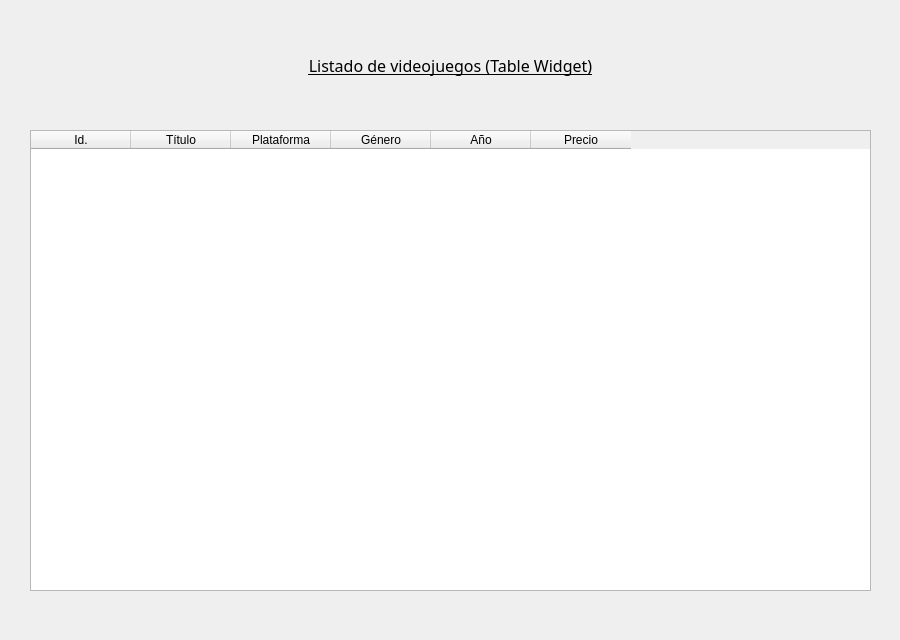
<?xml version="1.0" encoding="UTF-8"?>
<ui version="4.0">
 <class>Dialog</class>
 <widget class="QDialog" name="Dialog">
  <property name="geometry">
   <rect>
    <x>0</x>
    <y>0</y>
    <width>900</width>
    <height>640</height>
   </rect>
  </property>
  <property name="minimumSize">
   <size>
    <width>900</width>
    <height>640</height>
   </size>
  </property>
  <property name="maximumSize">
   <size>
    <width>900</width>
    <height>640</height>
   </size>
  </property>
  <property name="windowTitle">
   <string>Listado videojuegos</string>
  </property>
  <property name="sizeGripEnabled">
   <bool>false</bool>
  </property>
  <widget class="QLabel" name="lbl_listado">
   <property name="geometry">
    <rect>
     <x>30</x>
     <y>30</y>
     <width>841</width>
     <height>71</height>
    </rect>
   </property>
   <property name="font">
    <font>
     <family>Showcard Gothic</family>
     <pointsize>12</pointsize>
     <underline>true</underline>
    </font>
   </property>
   <property name="autoFillBackground">
    <bool>false</bool>
   </property>
   <property name="frameShape">
    <enum>QFrame::NoFrame</enum>
   </property>
   <property name="frameShadow">
    <enum>QFrame::Plain</enum>
   </property>
   <property name="text">
    <string>Listado de videojuegos (Table Widget)</string>
   </property>
   <property name="alignment">
    <set>Qt::AlignCenter</set>
   </property>
  </widget>
  <widget class="QTableWidget" name="tbl_listado">
   <property name="geometry">
    <rect>
     <x>30</x>
     <y>130</y>
     <width>841</width>
     <height>461</height>
    </rect>
   </property>
   <column>
    <property name="text">
     <string>Id.</string>
    </property>
   </column>
   <column>
    <property name="text">
     <string>Título</string>
    </property>
   </column>
   <column>
    <property name="text">
     <string>Plataforma</string>
    </property>
   </column>
   <column>
    <property name="text">
     <string>Género</string>
    </property>
   </column>
   <column>
    <property name="text">
     <string>Año</string>
    </property>
   </column>
   <column>
    <property name="text">
     <string>Precio</string>
    </property>
   </column>
  </widget>
  <widget class="QLabel" name="lbl_numero_juegos">
   <property name="geometry">
    <rect>
     <x>30</x>
     <y>590</y>
     <width>200</width>
     <height>31</height>
    </rect>
   </property>
   <property name="text">
    <string/>
   </property>
  </widget>
 </widget>
 <resources/>
 <connections/>
</ui>
